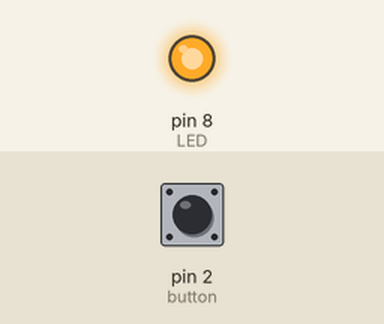
Simulated run of this sketch. Board: Arduino Uno, built with avr-gcc and run on an emulated ATmega328P. Shown: output pins drawn as LEDs (lit = HIGH). The inputs (shaded band) are chosen by the test bench; at power-on: pin 2 (button) HIGH.

Above: at 0.8 s.
0.9 s: pin 2 (button) pulled LOW for 0.15 s
At 0.97 s:
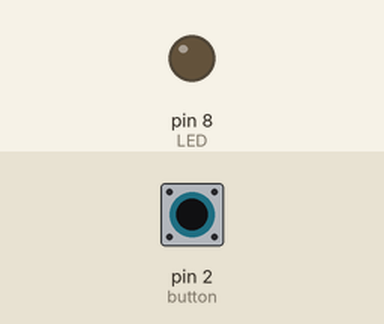
2.5 s: pin 2 (button) pulled LOW for 3.2 s
At 6.3 s:
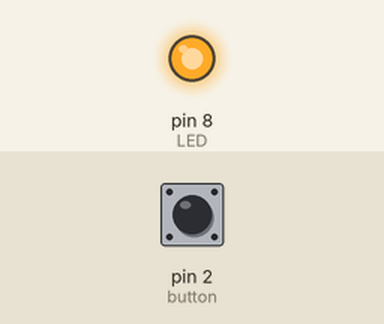
Timing chart, 0 to 7.8 s (numbered marks = the images above; inputs shaded):
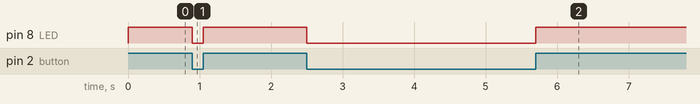

The sketch:

baremetal_button_led.ino
```cpp
#include <avr/io.h>
#include <util/delay.h>

int main(void)
{
    DDRB |= (1<<DDB0);     // PB0 as output (LED)

    DDRD &= ~(1<<DDD2);    // PD2 as input (button)
    PORTD |= (1<<PORTD2);  // enable internal pull-up

    while(1)
    {
        int data = (PIND & (1<<PIND2)) >> PIND2;

        if (data)                 // button pressed (LOW)
        {
            PORTB |= (1<<PORTB0); // LED ON
        }
        else                       // button released (HIGH)
        {
            PORTB &= ~(1<<PORTB0);// LED OFF
        }
    }
}
```

Measured:
- after the input at 0.9 s, pin 8 (LED): HIGH → LOW at once, → HIGH 0.15 s later
- after the input at 2.5 s, pin 8 (LED): HIGH → LOW at once, → HIGH 3.2 s later
